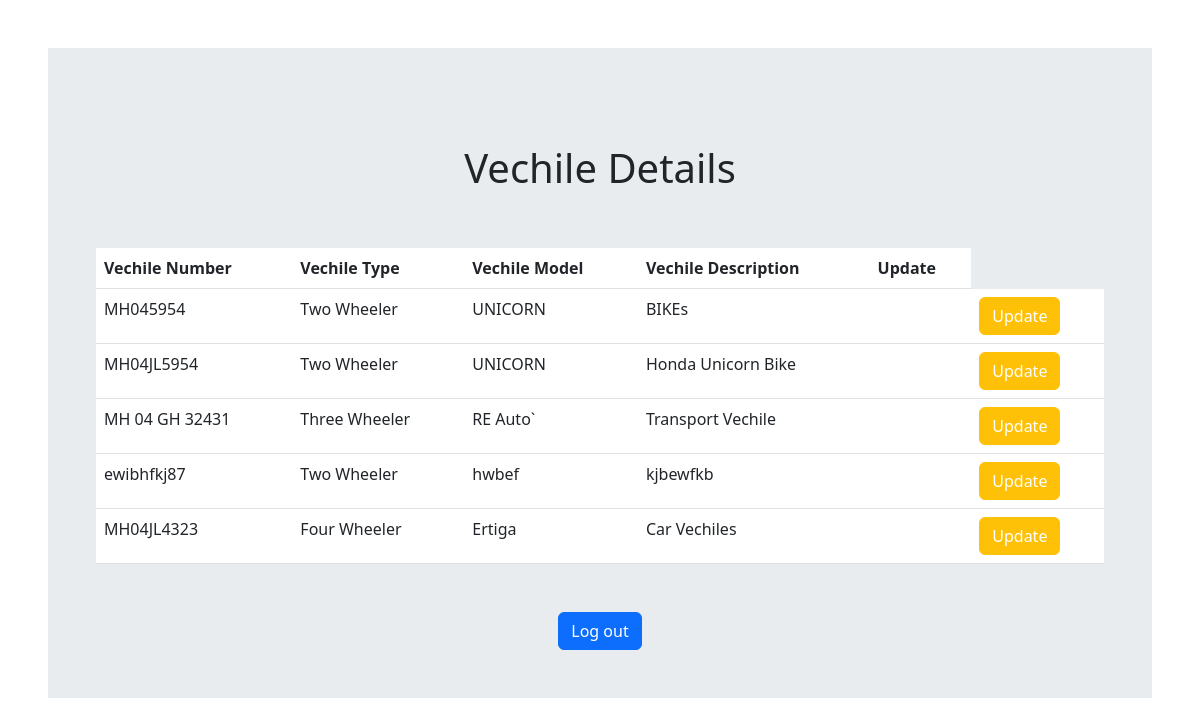
The app's page /displaydetails/ (signed in) with its own data.
### vechile_app/models.py (models this page shows)
class Vehicle(models.Model):
    VEHICLE_TYPES = (
        ('1', 'Two Wheelers'),
        ('2', 'Three Wheelers'),
        ('3', 'Four Wheelers'),
    )
    alphanumeric_validator = RegexValidator(
        r'^[0-9a-zA-Z]+$',
        'Only alphanumeric characters are allowed.'
    )
    vehicle_number = models.CharField(max_length=20, unique=True, validators=[alphanumeric_validator],null=True)
    vehicle_type = models.CharField(max_length=1, choices=VEHICLE_TYPES,null=True)
    vehicle_model = models.CharField(max_length=100,null=True)
    vehicle_description = models.TextField(null=True)

### vechile_app/views.py (the view)
# urls.py: path('displaydetails/',views.vechile_list,name='displaydetails'),
def vechile_list(request):
    if not request.user.is_authenticated:
        return redirect('login.html')
    else:
        vechile_details = Vehicle.objects.all()
        return render(request, 'displaydetails.html',{'vechile_details': vechile_details})

### templates/displaydetails.html (shortened to what this page needs)
<!DOCTYPE html>
<html>
    <head>
        <link rel="stylesheet" href="">
        <link href="https://cdn.jsdelivr.net/npm/bootstrap@5.3.0-alpha3/dist/css/bootstrap.min.css" rel="stylesheet">
    </head>
    <body>
        <div class="empretrive-container p-5">
            <div class="empretrive-class">
                <div class="bg-body-secondary p-5 empretrive-table">
                    <div class="empretrive-title d-flex flex-column justify-content-center text-center m-5">
                        <h1>Vechile Details</h1>
                    </div>
                    <table class="table mt-5 mb-5">
                        <thead>
                            <tr class="thead-tr">
                                <th scope="col">Vechile Number</th>
                                <th scope="col">Vechile Type</th>
                                <th scope="col">Vechile Model</th>
                                <th scope="col">Vechile Description</th>
                                {% if user.is_superuse or user.is_adim %}
                                 <th scope="col">Update</th>
                                {% endif%}
                            </tr>
                        </thead>
                        <tbody>
                            {% for vech in vechile_details %}
                            <tr>
                                <td>{{ vech.vehicle_number}}</td>
                                <td>{{ vech.vehicle_type}}</td>
                                <td>{{ vech.vehicle_model}}</td>
                                <td>{{ vech.vehicle_description}}</td>
                                <td>
                                </td>
                                <td>
                                    {% if user.is_superuse or user.is_adim%}
                                    <form method="post" action="{% url 'edit_data' vech.id %}">
                                        <button type="submit" class="btn btn-warning text-white">Update</button>
                                    </form>
                                    {% else %}
                                        <div></div>
                                    {% endif %}
                                </td>
                            </tr>
                            {% endfor %}
                        </tbody>
                    </table>
                    <div class="w-100 text-center mr-5">
                        <a href="{% url 'logout_view' %}">
                            <button class="btn btn-primary">Log out</button>
                        </a>
                    </div>
                </div>
            </div>
        </div>
    </body>
</html>

### records on screen
Vehicle: vehicle_number "MH045954", vehicle_type "Two Wheeler", vehicle_model "UNICORN", vehicle_description "BIKEs"
Vehicle: vehicle_number "MH04JL5954", vehicle_type "Two Wheeler", vehicle_model "UNICORN", vehicle_description "Honda Unicorn Bike"
Vehicle: vehicle_number "MH 04 GH 32431", vehicle_type "Three Wheeler", vehicle_model "RE Auto`", vehicle_description "Transport Vechile"
Vehicle: vehicle_number "ewibhfkj87", vehicle_type "Two Wheeler", vehicle_model "hwbef", vehicle_description "kjbewfkb"
Vehicle: vehicle_number "MH04JL4323", vehicle_type "Four Wheeler", vehicle_model "Ertiga", vehicle_description "Car Vechiles"
